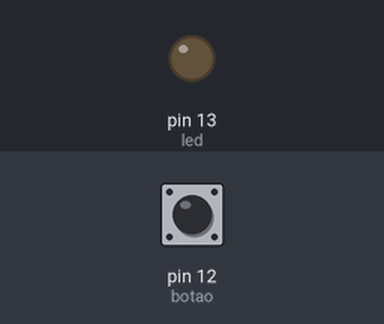
The sketch below on a simulated Arduino Uno, built with avr-gcc and run on an emulated ATmega328P. On the bench: output pins drawn as LEDs (lit = HIGH). The inputs (shaded band) are chosen by the test bench; at power-on: pin 12 (botao) LOW.

Above: at 1.2 s.
1.3 s: pin 12 (botao) pulled HIGH for 0.15 s
At 1.37 s:
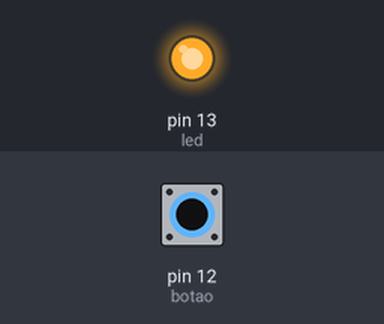
2.9 s: pin 12 (botao) pulled HIGH for 3.2 s
At 6.8 s:
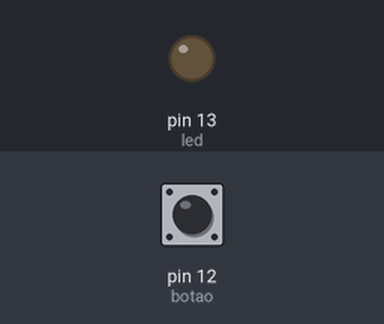
Timing chart, 0 to 8.3 s (numbered marks = the images above; inputs shaded):
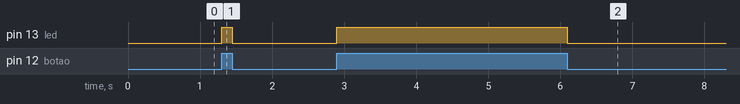

Measured:
- after the input at 1.3 s, pin 13 (led): LOW → HIGH at once, → LOW 0.15 s later
- after the input at 2.9 s, pin 13 (led): LOW → HIGH at once, → LOW 3.2 s later

The sketch:

botao_led.ino
```cpp
int led = 13; // Led endereçado no pino 13
int botao = 12; // Botão endereçado no pino 12

int estadoBotao = 0;// Botão em 0 LOW ou 1 HIGH

void setup()
{
  pinMode(led,OUTPUT); // Pino 13 definido como saída
  pinMode(botao,INPUT); // Pino 12 definido como entrada
  }

void loop(){
  estadoBotao = digitalRead(botao);

  if (estadoBotao == HIGH) {
    digitalWrite(led, HIGH); // Botão pressionado, acende o Led
  } else {
    digitalWrite(led,LOW); // Botão não pressionado, apaga o Led
  }
}
```
